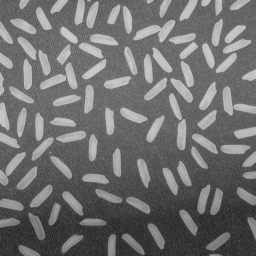
%> input picture 7-14rice_advanced/rice.png, 256 x 256 px
$ octave --eval "count_rice_by_area;"   (GNU Octave 9; MATLAB toolbox functions it lacks are replaced by stand-ins)
%> lines starting %> are read from the running program, lines starting %| are printed output that depends on the picture; in (x1, y1, x2, y2) boxes, pixels count from 0 and x2, y2 are one past the last pixel; in counts of white or black regions, pixels touching at a corner belong together; the program's own positions count from 1
function count_rice_by_area()%靠米粒面积数米粒个数
I = imread('rice.png');
%> I is the input picture: size 256x256 uint8; min 40, max 204, mean 111.2
[width,height] = size(I);
%> width = 256; height = 256
J = edge(I,'canny');
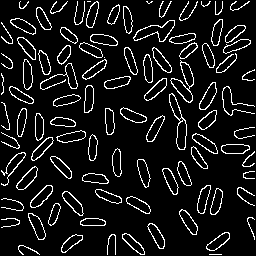
%> J: size 256x256 logical; 9.5% white in thin lines or dots
%figure,imshow(J);
K = imfill(J,'holes');
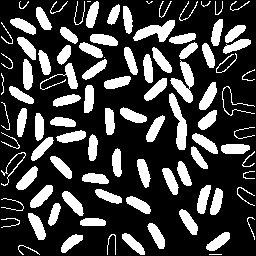
%> K: size 256x256 logical; 25.8% white; 96 white regions (5 under 20 px), largest, box (x1, y1, x2, y2) and area: (170, 60, 194, 103) 485, (169, 93, 187, 150) 472, (133, 20, 175, 42) 461
%figure,imshow(K);
SE = strel('disk',3);%用于膨胀腐蚀及开闭运算等操作的结构元素对象
%对图像实现开运算，开运算一般能平滑图像的轮廓，消弱狭窄的部分，去掉细的突出。
L0 = imopen(K,SE);
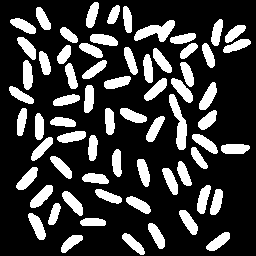
%> L0: size 256x256 logical; 23.5% white; 67 white regions, largest, box (x1, y1, x2, y2) and area: (169, 94, 187, 150) 468, (134, 20, 175, 42) 456, (30, 185, 53, 208) 272
imtool(L0);
L = uint16(L0);%把L由logic类型转化为uint8类型---uint16
%flag可能大于255，不应该用uint8来存flag
for i = 1:height
    for j = 1:width
        if L(i,j) == 1
            L(i,j) = 255;%把白色像素点像素值赋值为255
        end
    end
end
MAXLABEL=999999;
find=zeros(MAXLABEL,1)-1;
flag=0;

%采用回溯法标记连通区域
%连通区域分割（4连通）
for i=1:height
    for j=1:width
        if L(i,j)==255
            if j-1>0  %对是否有左边像素进行判断
                temp_j=L(i,j-1);  %有，则保存其连通标记
            else
                temp_j=0;  %无，则保持其标记为零
            end
            if i-1>0  %对是否有上边像素进行判断
                temp_i=L(i-1,j);
            else
                temp_i=0;
            end

            if temp_j==0&&temp_i==0  %如果左边和上边都没有标记，那么为（i,j）做一个新标记
                flag=flag+1;
                L(i,j)=flag;
                find(flag)=0;
            elseif (temp_j~=0&&temp_i==0) || (temp_j==0&&temp_i~=0) %左边和上边其中一个有标记
                L(i,j)=temp_j+temp_i; %其中一个为零，所以将它们相加，减少一步判断语句，直接进行赋值
            elseif temp_j~=0&&temp_i~=0&&temp_j==temp_i %左边和上边都有标记，且标记相同
                L(i,j)=temp_j;
            elseif temp_j~=0&&temp_i~=0&&temp_j~=temp_i %左边和上边都有标记，但标记不同
                if temp_j<temp_i
                    L(i,j)=temp_j;
                    find(temp_i)=temp_j;
                else
                    L(i,j)=temp_i;
                    find(temp_j)=temp_i;
                end
            end
        end
    end
end
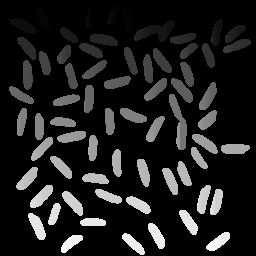
%> L: size 256x256 uint16; min 0, max 411, mean 47.7; drawn with min black and max white
%> after the loop, flag = 411; temp_i = 384; temp_j = 384
flag
%> flag = 411

%给所有标记赋上其根节点的值
for i=1:height
    for j=1:width
        if L(i,j)~=0
            label=L(i,j);
            temp_find=find(L(i,j));
            while(temp_find~=0) %使用并查集找根节点
                label=temp_find;
                temp_find=find(temp_find);
            end
            L(i,j)=label;
        end
    end
end
%> L: size 256x256 uint16; 7.8% of pixels changed, all inside (x1, y1, x2, y2) = (9, 3, 240, 253)
%> after the loop, label = 384; temp_find = 0

%依次给连通区域标上序号
true_flag=0;
for index=1:flag+1
    if find(index)==0
        true_flag=true_flag+1;
        for i=1:height
            for j=1:width
                if L(i,j)==index
                    L(i,j)=true_flag;
                end
            end
        end
    end
end
%> after the loop, true_flag = 67

L=uint8(L);
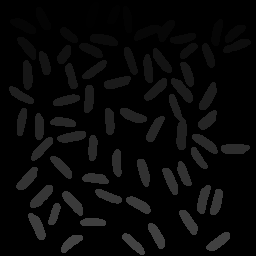
%> L: size 256x256 uint8; min 0, max 67, mean 8.1; mean of the top-left, top-right, bottom-left and bottom-right quarters 5.4, 5.1, 11, 10.7
imtool(L);


rice_amount=zeros(true_flag,1);
for i=1:true_flag
    rice_amount(i)=sum(sum(L==i));
end
%> this loop made 67 passes
%> after the loop, rice_amount = 67 values, max 468 at index 33, min 155 at index 2, mean 230.1
rice_amount
hist(rice_amount,20);

%除去异常点，算得正常米粒的平均值，以及最大值和最小值
%异常值是手动找，还是自动找
%数据异常要有定义，唉要涉及统计学的知识
%所以在这里可以直接手动找

%处理异常面积
%高于多少为异常值
%低于多少为异常值


%手动手动，手动筛选正常值

%amount=true_flag+sum(rice_amount>300)

disp('米粒的总个数:')
amount=true_flag+sum(rice_amount>300)
%> amount = 69
%> `count_rice_by_area;`:
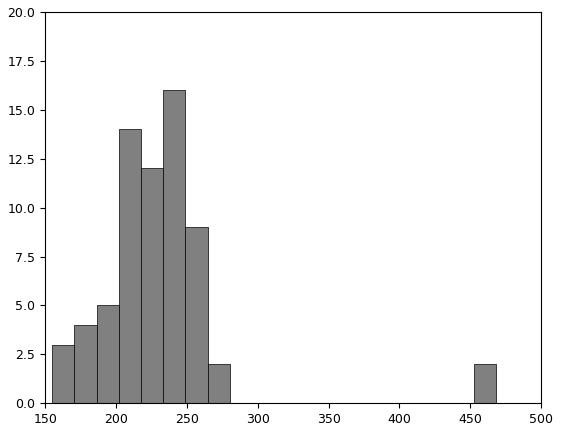
%> figure redrawn from the program's plot data; tallest bar 16 high, from x = 233.2 to 248.9
end
